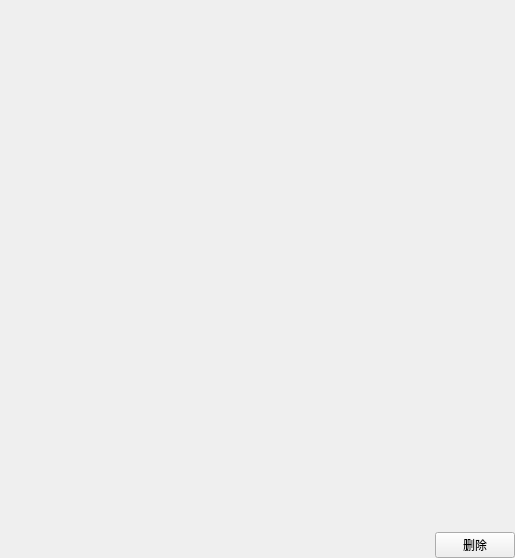
<?xml version="1.0" encoding="UTF-8"?>
<ui version="4.0">
 <class>CarmeraCalibrationUser</class>
 <widget class="QWidget" name="CarmeraCalibrationUser">
  <property name="geometry">
   <rect>
    <x>0</x>
    <y>0</y>
    <width>515</width>
    <height>558</height>
   </rect>
  </property>
  <property name="windowTitle">
   <string>Form</string>
  </property>
  <layout class="QVBoxLayout" name="verticalLayout">
   <property name="spacing">
    <number>0</number>
   </property>
   <property name="leftMargin">
    <number>0</number>
   </property>
   <property name="topMargin">
    <number>0</number>
   </property>
   <property name="rightMargin">
    <number>0</number>
   </property>
   <property name="bottomMargin">
    <number>0</number>
   </property>
   <item>
    <layout class="QHBoxLayout" name="horizontalLayout_2">
     <item>
      <widget class="QLabel" name="image_name_label">
       <property name="text">
        <string/>
       </property>
      </widget>
     </item>
     <item>
      <spacer name="horizontalSpacer_2">
       <property name="orientation">
        <enum>Qt::Horizontal</enum>
       </property>
       <property name="sizeHint" stdset="0">
        <size>
         <width>40</width>
         <height>20</height>
        </size>
       </property>
      </spacer>
     </item>
    </layout>
   </item>
   <item>
    <widget class="QStackedWidget" name="image">
     <property name="sizePolicy">
      <sizepolicy hsizetype="Expanding" vsizetype="Expanding">
       <horstretch>0</horstretch>
       <verstretch>0</verstretch>
      </sizepolicy>
     </property>
    </widget>
   </item>
   <item>
    <layout class="QHBoxLayout" name="horizontalLayout">
     <item>
      <spacer name="horizontalSpacer">
       <property name="orientation">
        <enum>Qt::Horizontal</enum>
       </property>
       <property name="sizeHint" stdset="0">
        <size>
         <width>40</width>
         <height>20</height>
        </size>
       </property>
      </spacer>
     </item>
     <item>
      <widget class="QPushButton" name="delete_btn">
       <property name="text">
        <string>删除</string>
       </property>
      </widget>
     </item>
    </layout>
   </item>
  </layout>
 </widget>
 <resources/>
 <connections/>
</ui>
